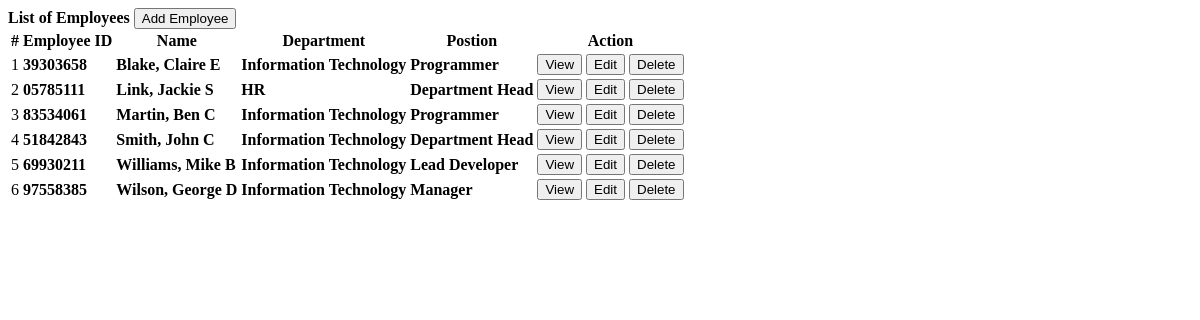
Page /employee.php on the committed database.
### tables this page shows
CREATE TABLE `employee_details` (
  `id` int(30) NOT NULL,
  `user_id` int(30) NOT NULL,
  `employee_id` varchar(200) NOT NULL,
  `lastname` text NOT NULL,
  `firstname` text NOT NULL,
  `middlename` text NOT NULL,
  `address` text NOT NULL,
  `contact` text NOT NULL,
  `department_id` int(30) NOT NULL,
  `position_id` int(30) NOT NULL,
  `type` tinyint(1) NOT NULL DEFAULT 5 COMMENT '1=Pricipal, 2=  Department Head , 3=Manager, 4 = supervisor,5 = regular',
  `manager_id` int(30) NOT NULL,
  `supervisor_id` int(30) NOT NULL
);

### employee.php (the view, shortened to what this page needs)
<?php include('db_connect.php');?>
<div class="container-fluid">
	<div class="col-lg-12">
		<div class="row">
			<div class="col-md-12">
				<div class="card">
					<div class="card-header">
						<b>List of Employees</b>
						<span class="">
							<button class="btn btn-primary btn-block btn-sm col-sm-2 float-right" type="button" id="new_employee">
					<i class="fa fa-plus"></i> Add Employee</button>
				</span>
					</div>
					<div class="card-body">
						<table class="table table-condensed table-hover">
							<thead>
								<tr>
									<th class="text-center">#</th>
									<th class="">Employee ID</th>
									<th class="">Name</th>
									<th class="">Department</th>
									<th class="">Postion</th>
									<th class="text-center">Action</th>
								</tr>
							</thead>
							<tbody>
								<?php
								$i = 1;
								$dname[0] = "Unset";
								$department = $conn->query("SELECT * FROM department");
								while($row=$department->fetch_assoc()):
									$dname[$row['id']] = ucwords($row['name']);
								endwhile;
								$pname[0] = "Unset";
								$position = $conn->query("SELECT * FROM position");
								while($row=$position->fetch_assoc()):
									$pname[$row['id']] = ucwords($row['name']);
								endwhile;
								$employee = $conn->query("SELECT *,concat(lastname,', ',firstname,' ',middlename) as name FROM employee_details order by name asc");
								while($row=$employee->fetch_assoc()):
									$department = isset($dname[$row['department_id']]) ? $dname[$row['department_id']] : "Department has been deleted.";
									$position = isset($pname[$row['position_id']]) ? $pname[$row['position_id']] : "Position has been deleted.";
								?>
								<tr>
									<td class="text-center"><?php echo $i++ ?></td>
									<td class="">
										 <p> <b><?php echo $row['employee_id'] ?></b></p>
									</td>
									<td class="">
										 <p> <b><?php echo ucwords($row['name']) ?></b></p>
									</td>
									<td class="">
										 <p> <b><?php echo $department ?></b></p>
									</td>
									<td class="">
										 <p> <b><?php echo $position ?></b></p>
									</td>
									<td class="text-center">
										<button class="btn btn-sm btn-outline-primary view_employee" type="button" data-id="<?php echo $row['id'] ?>" >View</button>
										<button class="btn btn-sm btn-outline-primary edit_employee" type="button" data-id="<?php echo $row['id'] ?>" >Edit</button>
										<button class="btn btn-sm btn-outline-danger delete_employee" type="button" data-id="<?php echo $row['id'] ?>">Delete</button>
									</td>
								</tr>
								<?php endwhile; ?>
							</tbody>
						</table>
					</div>
				</div>
			</div>
		</div>
	</div>
</div>

### employee.php (style rules this page uses)
td { vertical-align: middle !important; }
td p { margin: unset }

### rows in the picture
employee_details: employee "39303658", name "Blake, Claire E", department "Information Technology", position "Programmer"
employee_details: employee "05785111", name "Link, Jackie S", department "HR", position "Department Head"
employee_details: employee "83534061", name "Martin, Ben C", department "Information Technology", position "Programmer"
employee_details: employee "51842843", name "Smith, John C", department "Information Technology", position "Department Head"
employee_details: employee "69930211", name "Williams, Mike B", department "Information Technology", position "Lead Developer"
employee_details: employee "97558385", name "Wilson, George D", department "Information Technology", position "Manager"
